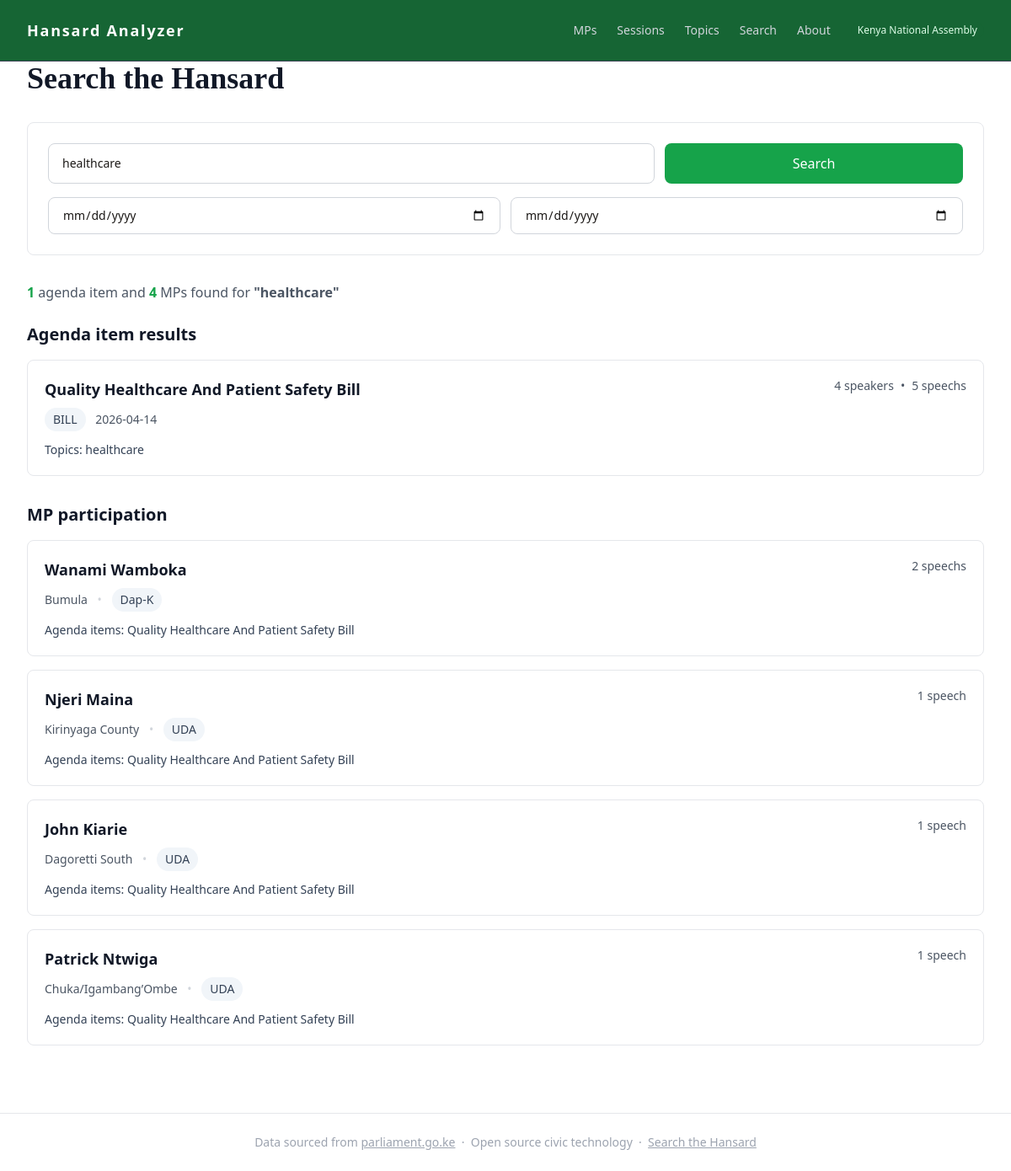
Page /search/?q=healthcare on the earlier database version.
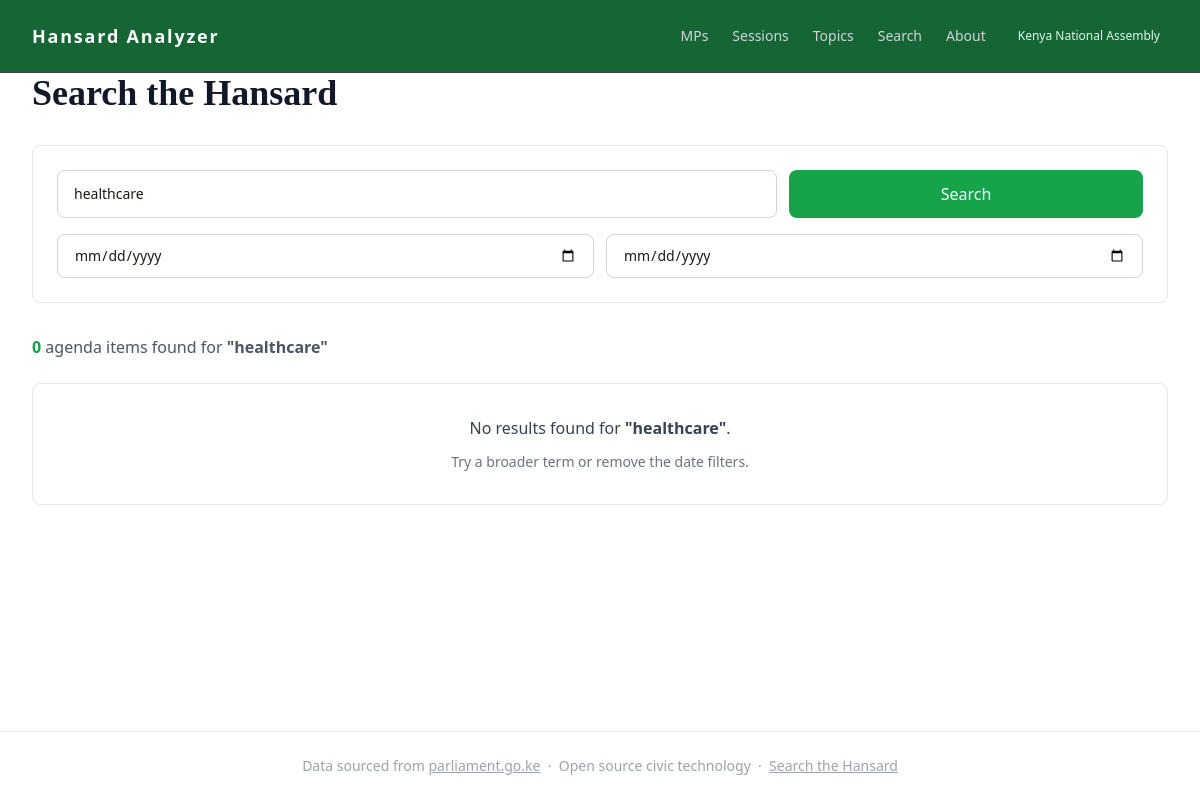
Same page on the later database version.
### tables this page shows
CREATE TABLE agenda_items (
    id           INTEGER PRIMARY KEY AUTOINCREMENT,
    session_id   INTEGER NOT NULL REFERENCES sessions(id),
    title        TEXT NOT NULL,
    type         TEXT NOT NULL,
    sequence     INTEGER,
    raw_heading  TEXT,
    created_at   TEXT
);

CREATE TABLE members (
    id           INTEGER PRIMARY KEY AUTOINCREMENT,
    name         TEXT NOT NULL,
    constituency TEXT,
    party        TEXT,
    first_seen   TEXT,
    last_seen    TEXT
);

### routes/search.py (the view)
@search_bp.route("/")
def search():
    query     = request.args.get("q", "").strip()
    item_type = request.args.get("type", "").strip() or None
    from_date = request.args.get("from_date", "").strip() or None
    to_date   = request.args.get("to_date", "").strip() or None
    agenda_results = []
    mp_results = []
    if query:
        conn = get_connection()
        agenda_results = search_agenda_items(conn, query, from_date, to_date, item_type)
        mp_results = search_mp_participation(conn, query)
        conn.close()
    return render_template(
        "search.html",
        query=query,
        agenda_results=agenda_results,
        mp_results=mp_results,
        item_type=item_type or "",
        from_date=from_date or "",
        to_date=to_date or "",
    )

### analyzer/database/queries.py (called while the page is built)
def search_mp_participation(
    conn: sqlite3.Connection,
    keyword: str,
) -> list[dict]:
    cursor = conn.cursor()
    cursor.execute(
        """
        SELECT DISTINCT
            m.id,
            m.name,
            m.constituency,
            m.party,
            COUNT(sp.id) AS speech_count,
            GROUP_CONCAT(DISTINCT ai.title) AS agenda_items
        FROM speeches sp
        JOIN members m ON sp.member_id = m.id
        JOIN agenda_items ai ON sp.agenda_item_id = ai.id
        WHERE ai.title LIKE ?
        GROUP BY m.id
        ORDER BY speech_count DESC
        """,
        (f"%{keyword}%",),
    )
    columns = [d[0] for d in cursor.description]
    return [dict(zip(columns, row)) for row in cursor.fetchall()]

### analyzer/database/seed.py (called while the page is built)
def get_connection(db_path: Path = DB_PATH) -> sqlite3.Connection:
    conn = sqlite3.connect(db_path)
    conn.execute("PRAGMA foreign_keys = ON")
    return conn

### templates/search.html (shortened to what this page needs)
{% extends "base.html" %}
{% block content %}
<div class="mb-8">
    <h1 class="font-serif text-3xl sm:text-4xl font-semibold text-gray-900 mb-3">Search the Hansard</h1>
</div>
<div class="mb-8 border border-gray-200 rounded-lg p-6 bg-white">
    <form action="{{ url_for('search.search') }}" method="get" class="space-y-4">
        <div class="grid grid-cols-1 md:grid-cols-3 gap-3">
            <input
                type="text"
                name="q"
                class="md:col-span-2 px-4 py-3 rounded-lg border border-gray-300 text-sm focus:ring-2 focus:ring-green-100 focus:border-green-500 outline-none transition-all"
                placeholder="Search speeches, MPs, topics…"
                value="{{ query }}"
                autofocus
            />
            <button type="submit" class="bg-green-600 hover:bg-green-700 text-white font-medium py-3 rounded-lg transition-colors flex items-center justify-center gap-2">
                <span>Search</span>
            </button>
        </div>
        <div class="grid grid-cols-1 sm:grid-cols-2 gap-3">
            <input type="date" name="from_date" class="px-4 py-2.5 rounded-lg border border-gray-300 text-sm focus:ring-2 focus:ring-green-100 focus:border-green-500 outline-none" value="{{ from_date }}" />
            <input type="date" name="to_date" class="px-4 py-2.5 rounded-lg border border-gray-300 text-sm focus:ring-2 focus:ring-green-100 focus:border-green-500 outline-none" value="{{ to_date }}" />
        </div>
    </form>
</div>
{% if query %}
    <div class="mb-6">
        <p class="text-gray-600">
            <strong class="text-green-600 font-semibold">{{ agenda_results|length }}</strong> agenda item{{ 's' if agenda_results|length != 1 else '' }}
            {% if mp_results %}
                and <strong class="text-green-600 font-semibold">{{ mp_results|length }}</strong> MP{{ 's' if mp_results|length != 1 else '' }}
            {% endif %}
            found for <strong>"{{ query }}"</strong>
        </p>
    </div>
    {% if agenda_results %}
    <section class="space-y-4 mb-8">
        <h2 class="text-xl font-semibold text-gray-900">Agenda item results</h2>
        <div class="grid gap-4">
            {% for item in agenda_results %}
            <article class="border border-gray-200 rounded-lg p-5 bg-white hover:shadow-lg transition-shadow">
                <div class="flex flex-col sm:flex-row sm:items-start sm:justify-between gap-4 mb-3">
                    <div>
                        <a href="{{ url_for('agenda_items.agenda_item_detail', agenda_item_id=item.id) }}" class="text-lg font-semibold text-gray-900 hover:text-green-600 transition-colors">
                            {{ item.title }}
                        </a>
                        <div class="mt-2 text-sm text-gray-600">
                            <span class="inline-flex items-center px-2.5 py-1 rounded-full bg-slate-100 text-slate-700">{{ item.type }}</span>
                            <span class="ml-2">{{ item.date }}</span>
                        </div>
                    </div>
                    <div class="flex items-center gap-2 text-sm text-gray-600">
                        <span>{{ item.speaker_count }} speaker{{ 's' if item.speaker_count != 1 else '' }}</span>
                        <span class="hidden sm:inline">•</span>
                        <span>{{ item.speech_count }} speech{{ 's' if item.speech_count != 1 else '' }}</span>
                    </div>
                </div>
                {% if item.topics %}
                <div class="mt-2 text-sm text-slate-700">
                    Topics: {{ item.topics }}
                </div>
                {% endif %}
            </article>
            {% endfor %}
        </div>
    </section>
    {% endif %}
    {% if mp_results %}
    <section class="space-y-4 mb-8">
        <h2 class="text-xl font-semibold text-gray-900">MP participation</h2>
        <div class="grid gap-4">
            {% for mp in mp_results %}
            <article class="border border-gray-200 rounded-lg p-5 bg-white hover:shadow-lg transition-shadow">
                <div class="flex flex-col sm:flex-row sm:items-start sm:justify-between gap-4 mb-3">
                    <div>
                        <a href="{{ url_for('members.mp_scorecard', member_id=mp.id) }}" class="text-lg font-semibold text-gray-900 hover:text-green-600 transition-colors">
                            {{ mp.name }}
                        </a>
                        <div class="mt-2 text-sm text-gray-600">
                            {{ mp.constituency }}
                            <span class="mx-2 text-gray-300">•</span>
                            <span class="inline-flex items-center px-2.5 py-1 rounded-full bg-slate-100 text-slate-700">{{ mp.party }}</span>
                        </div>
                    </div>
                    <div class="text-sm text-gray-600">
                        {{ mp.speech_count }} speech{{ 's' if mp.speech_count != 1 else '' }}
                    </div>
                </div>
                {% if mp.agenda_items %}
                <div class="mt-2 text-sm text-slate-700">
                    <span class="font-medium">Agenda items:</span> {{ mp.agenda_items }}
                </div>
                {% endif %}
            </article>
            {% endfor %}
        </div>
    </section>
    {% endif %}
    {% if not agenda_results and not mp_results %}
    <div class="rounded-lg border border-gray-200 bg-white p-8 text-center">
        <p class="text-gray-700 mb-3">No results found for <strong>"{{ query }}"</strong>.</p>
        <p class="text-sm text-gray-500">Try a broader term or remove the date filters.</p>
    </div>
    {% endif %}
{% endif %}
{% endblock %}

### templates/base.html (shortened to what this page needs)
<!DOCTYPE html>
<html lang="en">
<head>
    <script src="https://cdn.tailwindcss.com"></script>
</head>
<body class=" text-stone-900 min-h-screen flex flex-col">
<nav class="bg-green-800 border-b border-gray-700 sticky top-0 z-50">
    <div class="max-w-7xl mx-auto px-4 py-2 sm:px-6 lg:px-8">
        <div class="flex items-center justify-between h-14">
            <a href="{{ url_for('home.index') }}"
               class="text-white font-sans font-bold text-lg tracking-tight flex items-center gap-2 hover:text-green-400 transition-colors tracking-widest">
                Hansard Analyzer
            </a>
            <div class="hidden sm:flex items-center gap-6 text-sm text-gray-300">
                <a href="{{ url_for('members.member_list') }}"
                   class="hover:text-white transition-colors">MPs</a>
                <a href="{{ url_for('sessions.session_list') }}"
                   class="hover:text-white transition-colors">Sessions</a>
                <a href="{{ url_for('topics.topics_overview') }}"
                   class="hover:text-white transition-colors">Topics</a>
                <a href="{{ url_for('search.search') }}"
                   class="hover:text-white transition-colors">Search</a>
                <a href="{{ url_for('home.about') }}"
                   class="hover:text-white transition-colors">About</a>
                <span class="bg-green-800 text-green-100 text-xs font-medium px-2 py-0.5 rounded-full">
                    Kenya National Assembly
                </span>
            </div>
        </div>
    </div>
</nav>
<main class="flex-1">
    <div class="max-w-7xl mx-auto px-4 sm:px-6 lg:px-8">
        {% block content %}{% endblock %}
    </div>
</main>
<footer class="border-t border-gray-200 mt-12 py-6 text-center text-sm text-gray-400">
    <div class="max-w-7xl mx-auto px-4">
        Data sourced from
        <a href="https://parliament.go.ke" target="_blank"
           class="underline hover:text-gray-600 transition-colors">parliament.go.ke</a>
        &nbsp;&middot;&nbsp;
        Open source civic technology
        &nbsp;&middot;&nbsp;
        <a href="{{ url_for('search.search') }}"
           class="underline hover:text-gray-600 transition-colors">Search the Hansard</a>
    </div>
</footer>
</body>
</html>

Differences in the rows shown:
removed agenda_items: title "Quality Healthcare And Patient Safety Bill", type "BILL", date "2026-04-14", speaker_count "4", speaker_count "s", speech_count "5", speech_count "s", topics "healthcare"
removed members: name "Wanami Wamboka", constituency "Bumula", party "Dap-K", speech_count "2", speech_count "s", agenda_items "Quality Healthcare And Patient Safety Bill"
removed members: name "Njeri Maina", constituency "Kirinyaga County", party "UDA", speech_count "1", agenda_items "Quality Healthcare And Patient Safety Bill"
removed members: name "John Kiarie", constituency "Dagoretti South", party "UDA", speech_count "1", agenda_items "Quality Healthcare And Patient Safety Bill"
removed members: name "Patrick Ntwiga", constituency "Chuka/Igambang’Ombe", party "UDA", speech_count "1", agenda_items "Quality Healthcare And Patient Safety Bill"
Other differences:
{{ agenda_results|length }}: "1" → "0"
{{ 's' if agenda_results|length != 1 else '' }}: (not shown) → "s"
{{ query }}: (not shown) → "healthcare"
{{ mp_results|length }}: "4" → (not shown)
{{ 's' if mp_results|length != 1 else '' }}: "s" → (not shown)
text no longer shown: "and MP Agenda item results MP participation"
text now shown: "No results found for \" \" . Try a broader term or remove the date filters."
